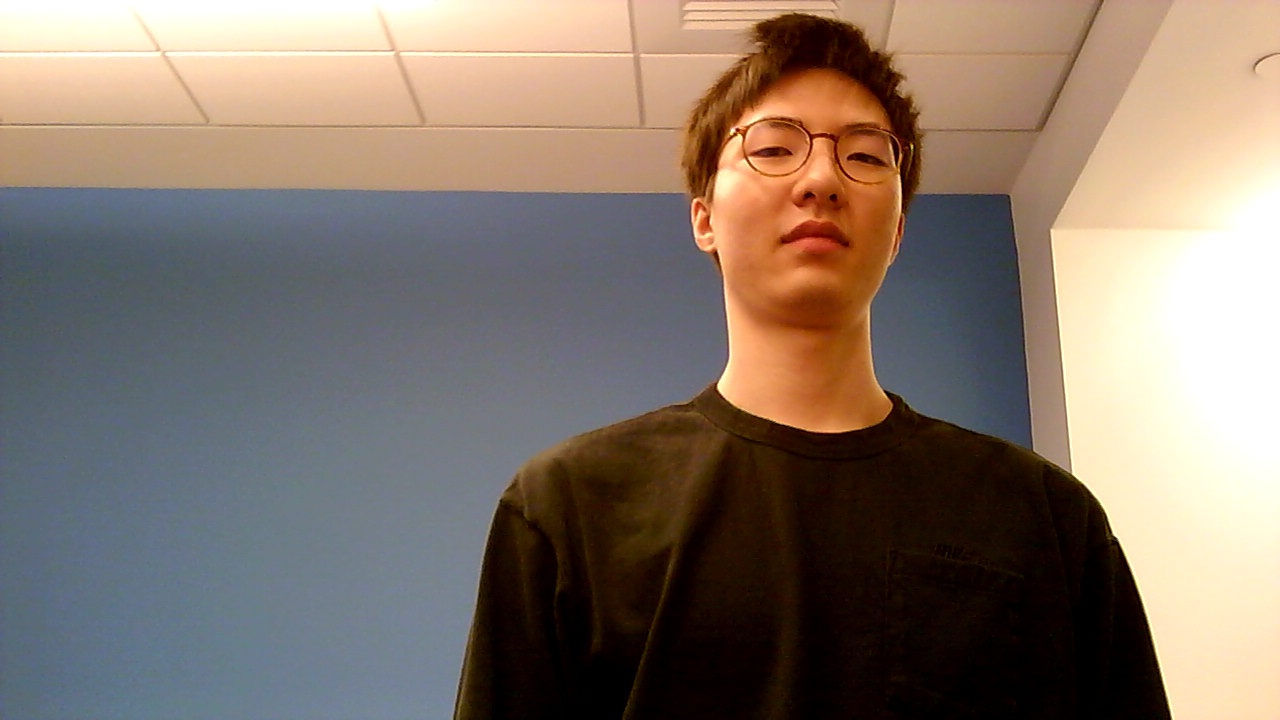
#> input picture Downloads/rgb0.jpg, 1280 x 720 px, given in place of the camera
$ python edge.py
#> lines starting #> are read from the running program, lines starting #| are printed output that depends on the picture
import cv2
import numpy as np

cam = cv2.VideoCapture(2)

while True:
    ret, img = cam.read()
#> img is the input picture: shape (720, 1280, 3); mean B, G, R 106.8, 118.1, 132.8
    gray = cv2.cvtColor(img, cv2.COLOR_BGR2GRAY)
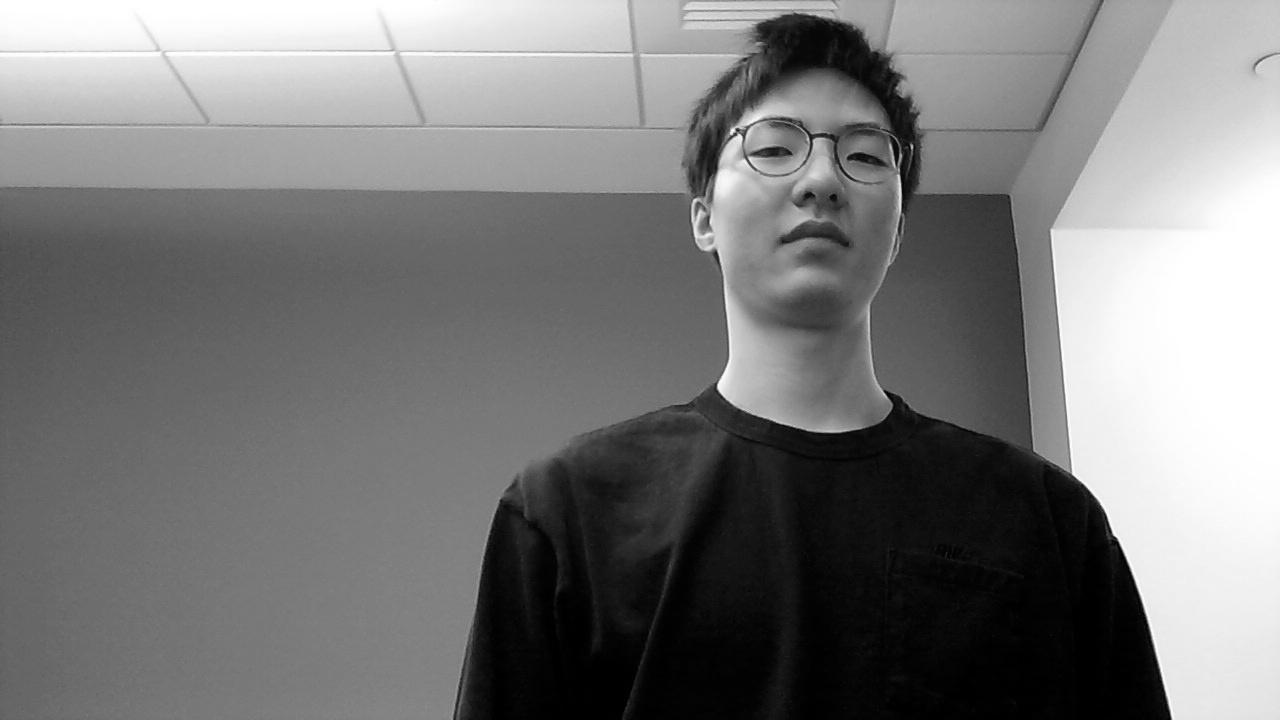
#> gray: shape (720, 1280); min 0, max 255, mean 121.2

    blur = cv2.GaussianBlur(gray, (3,3), 0)

    edges = cv2.Canny(image=blur, threshold1=50, threshold2=100)
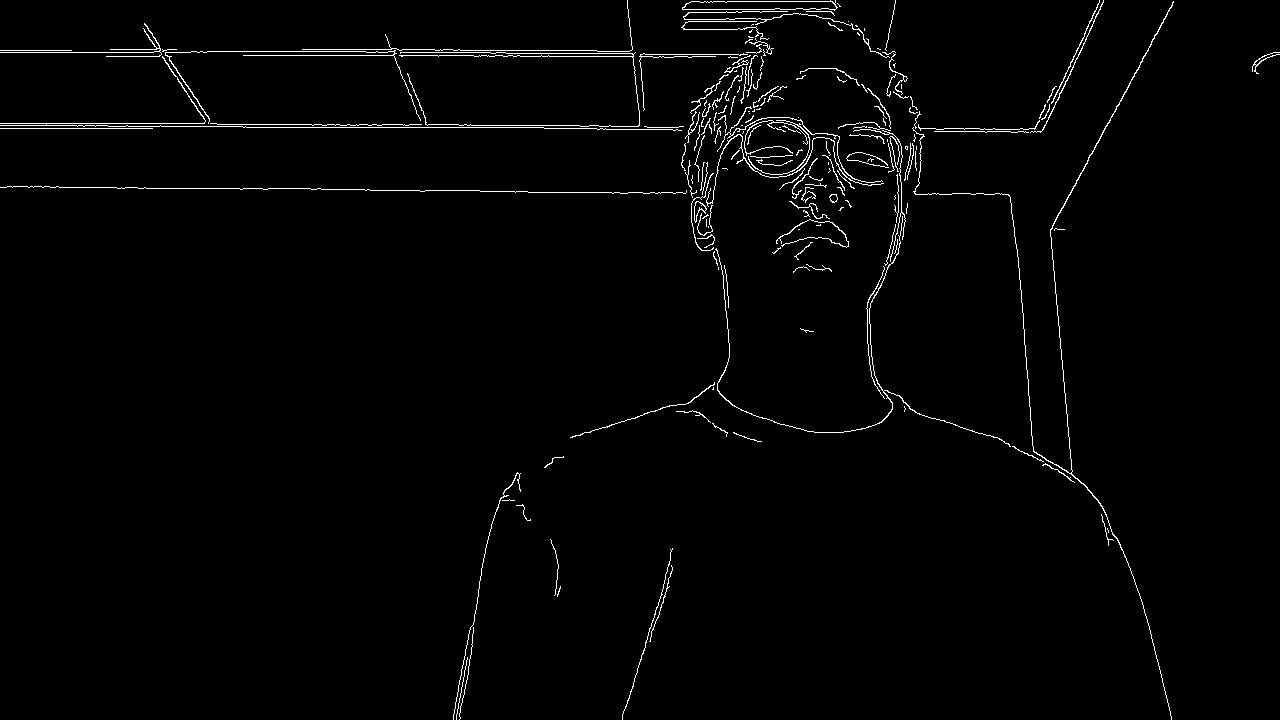
#> edges: shape (720, 1280); 1.6% white in thin lines or dots

    cv2.imshow('test', edges)
    cv2.waitKey(1)
